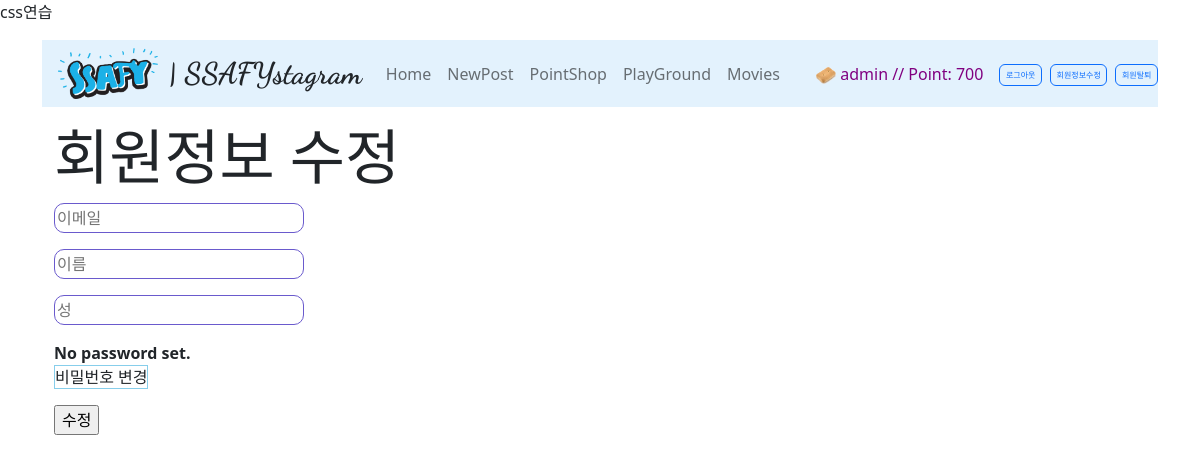
Page /accounts/update/ (signed in) on the committed database.
### articles/models.py (models this page shows)
class Profile(models.Model):
    username = models.CharField(max_length=50)
    icon_id = models.IntegerField(default=0)
    icon_url = models.TextField(default='icon/gunbbang.png')

### accounts/models.py (models this page shows)
class User(AbstractUser):
    point = models.IntegerField(default=500)
    pass

### accounts/views.py (the view)
# urls.py: path('update/', views.update, name='update'),
@login_required
def update(request):
    if request.method == 'POST':
        form = CustomUserChangeForm(request.POST)
        if form.is_valid():
            form.save(commit=False)
            return redirect('articles:index')
    else:
        form = CustomUserChangeForm(instance=request.user)
    context = {
        'form': form,
    }
    return render(request, 'accounts/update.html', context)

### accounts/forms.py
class CustomUserChangeForm(UserChangeForm):
    email = forms.CharField(
        label="",
        widget=forms.TextInput(attrs={
            "placeholder": "이메일",
            "class": "loginbox"
        })
    )
    first_name = forms.CharField(
        label="",
        widget=forms.TextInput(attrs={
            "placeholder": "이름",
            "class": "loginbox"
        })
    )
    last_name = forms.CharField(
        label="",
        widget=forms.TextInput(attrs={
            "placeholder": "성",
            "class": "loginbox"
        })
    )
    password = ReadOnlyPasswordHashField(
        label="",
        help_text=(
            '<a class="passwordbox" href="{}">비밀번호 변경</a>'
        ),
    )
    class Meta(UserChangeForm.Meta):
        model = get_user_model()
        fields = ('email', 'first_name', 'last_name')

### articles/context_processors.py (called while the page is built)
def profile_processor(request):
    first_profile = Profile()
    first_profile.icon_url = 'icon/anonymous.png'
    is_anonymoususer = str(request.user) == 'AnonymousUser'
    if is_anonymoususer == False:
        [first_profile] = Profile.objects.filter(username=request.user.username) # 일치하는 이름으로 필터로 거름 (get은 없으면 오류)
    return {
        'profile': first_profile,
    }

### accounts/templates/accounts/update.html (shortened to what this page needs)
{% extends 'base.html' %}
{% block content %}
  <h1>회원정보 수정</h1>
  <form action="{% url 'accounts:update' %}" method="POST">
    {{ form.as_p }}
  <input type="submit" value="수정">
  </form>
{% endblock content %}

### templates/base.html (shortened to what this page needs)
{% load static %}
<!DOCTYPE html>
<html lang="en">
  <head>
    <link href="https://cdn.jsdelivr.net/npm/bootstrap@5.2.0-beta1/dist/css/bootstrap.min.css" rel="stylesheet">
    <link rel="stylesheet" href="{% static 'css/style.css' %}">
    <link rel="stylesheet" href="{% static 'css/movie_style.css' %}">
    <link rel="stylesheet" href="{% static 'css/test.css' %}">
  </head>
  <body>
    <a href="{% url 'articles:test' %}">css연습</a>
    <div class="container">
      <nav class="navbar navbar-expand-lg navbar-light my-3" style="background-color: #e3f2fd;">
        <a class="navbar-brand disabled">
          <i class="fab fa-instagram ">
            <a href="{% url 'articles:index' %}"><img src="{% static 'img/ssafy.png' %}" width='100px;' style='margin-right: 10px;'></a>
          </i>
          <span class="insta">| SSAFYstagram</span>
        </a>
        <div class="collapse navbar-collapse justify-content-between" id="navbarNav">
          <ul class="navbar-nav ms-3">
            <li class="nav-item active">
              <a class="nav-link" href="{% url 'articles:index' %}">Home</a>
            </li>
            <li class="nav-item">
              <a class="nav-link" href="{% url 'articles:create' %}">NewPost</a>
            </li>
            <li class="nav-item">
              <a class="nav-link" href="{% url 'articles:pointshop' %}">PointShop</a>
            </li>
            <li class="nav-item">
              <a class="nav-link" href="{% url 'articles:download' %}">PlayGround</a>
            </li>
            <li class="nav-item">
              <a class="nav-link" href="{% url 'movies:movies' %}">Movies</a>
            </li>
          </ul>
          <ul class="navbar-nav ms-3 align-items-center">
            <li class="nav-item">
              <a href="{% url 'articles:profile' %}" class="nav-link" style="color: purple;">
                <img style="width: 20px; height: 20px;" src="{% static profile.icon_url %}" alt="icon"/>
                {{ user }}
                {% if request.user.is_authenticated %}
                  // Point:
                  {{ user.point }}
                {% endif %}
              </a>
            </li>
            {% if request.user.is_authenticated %}
              <li class="nav-item">
                <form class="nav-link" action="{% url 'accounts:logout' %}" method="POST">
                  <button type="submit" class="btn btn-outline-primary padzero">로그아웃</button>
                </form>
              </li>
              <li class="nav-item me-2">
                <a class="nav-link" href="{% url 'accounts:update' %}" style="padding: 0px; ">
                  <button type="button" class="btn btn-outline-primary padzero">회원정보수정</button>
                </a>
              </li>
              <li class="nav-item">
                <a class="nav-link" style="padding: 0px; ">
                  <button type="button" data-bs-toggle="modal" data-bs-target="#exampleModal" class="btn btn-outline-primary padzero ">회원탈퇴</button>
                </a>
              </li>
            {% endif %}
          </ul>
        </div>
      </nav>
      <div class="container">
        {% block content %}{% endblock content %}
      </div>
    </body>
  </html>

### articles/static/css/style.css (style rules this page uses)
h1 { font-family: 'Cute Font'; font-size: 60px; white-space: nowrap; overflow: hidden; text-overflow: ellipsis; }
.insta { font-family: 'Dancing Script', cursive; font-size: 30px; font-weight: 900; }
.padzero { --bs-btn-padding-y: .25rem; --bs-btn-padding-x: .35rem; --bs-btn-font-size: .5rem; }
a { text-decoration: none; color: inherit; }
.loginbox { display: block; height: 30px; width: 250px; border-radius: 10px; border:solid 1px slateblue; outline: none; }
.passwordbox { width: 130px; border: solid 1px skyblue; background-color: white; }

### rows in the picture
Profile: icon_url (picture)
User: username "admin", point "700"
